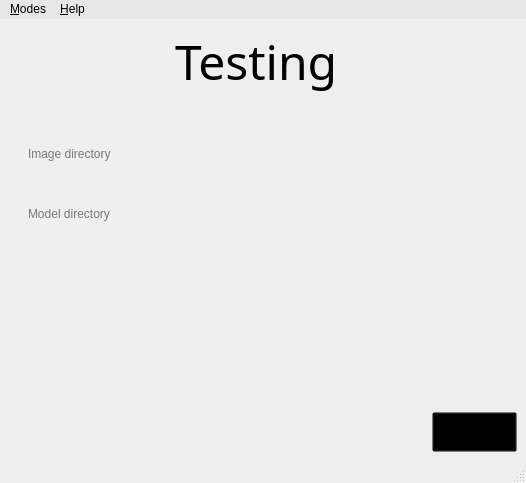
<?xml version="1.0" encoding="UTF-8"?>
<ui version="4.0">
 <class>MainWindow</class>
 <widget class="QMainWindow" name="MainWindow">
  <property name="windowModality">
   <enum>Qt::NonModal</enum>
  </property>
  <property name="enabled">
   <bool>true</bool>
  </property>
  <property name="geometry">
   <rect>
    <x>0</x>
    <y>0</y>
    <width>526</width>
    <height>483</height>
   </rect>
  </property>
  <property name="windowTitle">
   <string>Face Recognition</string>
  </property>
  <property name="windowIcon">
   <iconset resource="guiResource.qrc">
    <normaloff>:/Icon/icon.ico</normaloff>:/Icon/icon.ico</iconset>
  </property>
  <property name="windowOpacity">
   <double>1.000000000000000</double>
  </property>
  <property name="toolTipDuration">
   <number>0</number>
  </property>
  <property name="styleSheet">
   <string notr="true">QStatusBar#statusBar
{
	border-image: url(:/Background/background.jpg);
}</string>
  </property>
  <property name="iconSize">
   <size>
    <width>20</width>
    <height>20</height>
   </size>
  </property>
  <property name="animated">
   <bool>true</bool>
  </property>
  <property name="tabShape">
   <enum>QTabWidget::Rounded</enum>
  </property>
  <widget class="QWidget" name="centralWidget">
   <property name="enabled">
    <bool>true</bool>
   </property>
   <property name="styleSheet">
    <string notr="true">QWidget#centralWidget
{
	border-image: url(:/Background/background.jpg);
}</string>
   </property>
   <layout class="QGridLayout" name="gridLayout_4">
    <property name="leftMargin">
     <number>0</number>
    </property>
    <property name="topMargin">
     <number>0</number>
    </property>
    <property name="rightMargin">
     <number>0</number>
    </property>
    <property name="bottomMargin">
     <number>0</number>
    </property>
    <item row="0" column="0">
     <layout class="QGridLayout" name="gridLayout_3">
      <property name="spacing">
       <number>0</number>
      </property>
      <item row="0" column="0">
       <widget class="QStackedWidget" name="stackedWidget">
        <property name="minimumSize">
         <size>
          <width>0</width>
          <height>0</height>
         </size>
        </property>
        <property name="autoFillBackground">
         <bool>false</bool>
        </property>
        <property name="styleSheet">
         <string notr="true"/>
        </property>
        <property name="frameShape">
         <enum>QFrame::NoFrame</enum>
        </property>
        <property name="frameShadow">
         <enum>QFrame::Plain</enum>
        </property>
        <property name="currentIndex">
         <number>2</number>
        </property>
        <widget class="QWidget" name="Welcome">
         <layout class="QGridLayout" name="gridLayout">
          <item row="0" column="0">
           <layout class="QGridLayout" name="gridLayout_9">
            <property name="spacing">
             <number>0</number>
            </property>
            <item row="0" column="0" alignment="Qt::AlignHCenter">
             <widget class="QLabel" name="faceRecTitle">
              <property name="sizePolicy">
               <sizepolicy hsizetype="Fixed" vsizetype="Fixed">
                <horstretch>0</horstretch>
                <verstretch>0</verstretch>
               </sizepolicy>
              </property>
              <property name="font">
               <font>
                <family>Bauhaus 93</family>
                <pointsize>36</pointsize>
               </font>
              </property>
              <property name="styleSheet">
               <string notr="true"/>
              </property>
              <property name="text">
               <string>Face Recognition</string>
              </property>
             </widget>
            </item>
            <item row="1" column="0">
             <widget class="QLabel" name="faceRecIcon">
              <property name="text">
               <string>&lt;html&gt;&lt;head/&gt;&lt;body&gt;&lt;p align=&quot;center&quot;&gt;&lt;img  src=&quot;:/WelcomeImage/welcom.png&quot;/&gt;&lt;/p&gt;&lt;/body&gt;&lt;/html&gt;</string>
              </property>
             </widget>
            </item>
           </layout>
          </item>
         </layout>
        </widget>
        <widget class="QWidget" name="Training">
         <layout class="QGridLayout" name="gridLayout_8">
          <item row="0" column="0">
           <layout class="QGridLayout" name="gridLayout_2">
            <property name="spacing">
             <number>0</number>
            </property>
            <item row="2" column="0">
             <spacer name="horizontalSpacer">
              <property name="orientation">
               <enum>Qt::Horizontal</enum>
              </property>
              <property name="sizeHint" stdset="0">
               <size>
                <width>40</width>
                <height>20</height>
               </size>
              </property>
             </spacer>
            </item>
            <item row="3" column="0">
             <layout class="QHBoxLayout" name="horizontalLayout">
              <item alignment="Qt::AlignRight|Qt::AlignBottom">
               <widget class="QPushButton" name="trainBtn">
                <property name="sizePolicy">
                 <sizepolicy hsizetype="Preferred" vsizetype="Preferred">
                  <horstretch>0</horstretch>
                  <verstretch>0</verstretch>
                 </sizepolicy>
                </property>
                <property name="minimumSize">
                 <size>
                  <width>150</width>
                  <height>40</height>
                 </size>
                </property>
                <property name="styleSheet">
                 <string notr="true">
QPushButton#trainBtn:hover
{
	image: url(:/StartTrainingBtn/startTrainingHover.png);
}

QPushButton#trainBtn:pressed
{
	image: url(:/StartTrainingBtn/startTrainingPush.png);
}

QPushButton#trainBtn
{
	image: url(:/StartTrainingBtn/startTrainingDef.png);
	background:transparent;

}







</string>
                </property>
                <property name="text">
                 <string/>
                </property>
                <property name="iconSize">
                 <size>
                  <width>10</width>
                  <height>10</height>
                 </size>
                </property>
                <property name="autoRepeatDelay">
                 <number>4</number>
                </property>
                <property name="autoRepeatInterval">
                 <number>4</number>
                </property>
               </widget>
              </item>
             </layout>
            </item>
            <item row="0" column="0" alignment="Qt::AlignHCenter">
             <widget class="QLabel" name="trainingTitle">
              <property name="sizePolicy">
               <sizepolicy hsizetype="Fixed" vsizetype="Fixed">
                <horstretch>0</horstretch>
                <verstretch>0</verstretch>
               </sizepolicy>
              </property>
              <property name="font">
               <font>
                <family>Bauhaus 93</family>
                <pointsize>36</pointsize>
               </font>
              </property>
              <property name="text">
               <string>Training</string>
              </property>
             </widget>
            </item>
            <item row="1" column="0">
             <widget class="QGroupBox" name="browseBox">
              <property name="styleSheet">
               <string notr="true">border-style: none</string>
              </property>
              <property name="title">
               <string/>
              </property>
              <property name="flat">
               <bool>false</bool>
              </property>
              <property name="checkable">
               <bool>false</bool>
              </property>
              <widget class="QPushButton" name="browseBtn">
               <property name="geometry">
                <rect>
                 <x>319</x>
                 <y>6</y>
                 <width>91</width>
                 <height>51</height>
                </rect>
               </property>
               <property name="sizePolicy">
                <sizepolicy hsizetype="Fixed" vsizetype="Fixed">
                 <horstretch>0</horstretch>
                 <verstretch>0</verstretch>
                </sizepolicy>
               </property>
               <property name="styleSheet">
                <string notr="true">QPushButton#browseBtn:hover
{
	image: url(:/BrowseBtn/browseHover.png);

}

QPushButton#browseBtn:pressed
{
	image: url(:/BrowseBtn/browsePush.png);

}

QPushButton#browseBtn
{
	image: url(:/BrowseBtn/browseDef.png);
	background:transparent;

}</string>
               </property>
               <property name="text">
                <string/>
               </property>
               <property name="iconSize">
                <size>
                 <width>10</width>
                 <height>10</height>
                </size>
               </property>
               <property name="autoRepeatDelay">
                <number>4</number>
               </property>
               <property name="autoRepeatInterval">
                <number>4</number>
               </property>
              </widget>
              <widget class="QLabel" name="dirImage">
               <property name="geometry">
                <rect>
                 <x>4</x>
                 <y>10</y>
                 <width>311</width>
                 <height>41</height>
                </rect>
               </property>
               <property name="text">
                <string>&lt;html&gt;&lt;head/&gt;&lt;body&gt;&lt;p&gt;&lt;img src=&quot;:/Dir/textInsert.png&quot;/&gt;&lt;/p&gt;&lt;/body&gt;&lt;/html&gt;</string>
               </property>
              </widget>
              <widget class="QLineEdit" name="lineEdit">
               <property name="geometry">
                <rect>
                 <x>17</x>
                 <y>16</y>
                 <width>281</width>
                 <height>31</height>
                </rect>
               </property>
               <property name="font">
                <font>
                 <pointsize>9</pointsize>
                </font>
               </property>
               <property name="autoFillBackground">
                <bool>false</bool>
               </property>
               <property name="styleSheet">
                <string notr="true">QLineEdit 
{
	background:transparent
}

</string>
               </property>
               <property name="text">
                <string/>
               </property>
               <property name="frame">
                <bool>false</bool>
               </property>
               <property name="placeholderText">
                <string>Training directory</string>
               </property>
              </widget>
              <zorder>dirImage</zorder>
              <zorder>lineEdit</zorder>
              <zorder>browseBtn</zorder>
             </widget>
            </item>
           </layout>
          </item>
         </layout>
        </widget>
        <widget class="QWidget" name="Testing">
         <layout class="QGridLayout" name="gridLayout_6">
          <item row="0" column="0">
           <layout class="QGridLayout" name="gridLayout_5">
            <property name="spacing">
             <number>0</number>
            </property>
            <item row="0" column="0" colspan="2" alignment="Qt::AlignHCenter|Qt::AlignTop">
             <widget class="QLabel" name="label">
              <property name="sizePolicy">
               <sizepolicy hsizetype="Fixed" vsizetype="Fixed">
                <horstretch>0</horstretch>
                <verstretch>0</verstretch>
               </sizepolicy>
              </property>
              <property name="font">
               <font>
                <family>Bauhaus 93</family>
                <pointsize>36</pointsize>
               </font>
              </property>
              <property name="text">
               <string>Testing </string>
              </property>
             </widget>
            </item>
            <item row="1" column="0" colspan="2">
             <widget class="QGroupBox" name="browseBoxTesting">
              <property name="sizePolicy">
               <sizepolicy hsizetype="Fixed" vsizetype="Fixed">
                <horstretch>0</horstretch>
                <verstretch>0</verstretch>
               </sizepolicy>
              </property>
              <property name="minimumSize">
               <size>
                <width>440</width>
                <height>60</height>
               </size>
              </property>
              <property name="styleSheet">
               <string notr="true">border-style: none</string>
              </property>
              <property name="title">
               <string/>
              </property>
              <property name="flat">
               <bool>false</bool>
              </property>
              <property name="checkable">
               <bool>false</bool>
              </property>
              <widget class="QPushButton" name="browseBtnTesting">
               <property name="geometry">
                <rect>
                 <x>319</x>
                 <y>6</y>
                 <width>91</width>
                 <height>51</height>
                </rect>
               </property>
               <property name="sizePolicy">
                <sizepolicy hsizetype="Fixed" vsizetype="Fixed">
                 <horstretch>0</horstretch>
                 <verstretch>0</verstretch>
                </sizepolicy>
               </property>
               <property name="styleSheet">
                <string notr="true">QPushButton#browseBtnTesting:hover
{
	image: url(:/BrowseBtn/browseHover.png);

}

QPushButton#browseBtnTesting:pressed
{
	image: url(:/BrowseBtn/browsePush.png);

}

QPushButton#browseBtnTesting
{
	image: url(:/BrowseBtn/browseDef.png);
	background:transparent;

}</string>
               </property>
               <property name="text">
                <string/>
               </property>
               <property name="iconSize">
                <size>
                 <width>10</width>
                 <height>10</height>
                </size>
               </property>
               <property name="autoRepeatDelay">
                <number>4</number>
               </property>
               <property name="autoRepeatInterval">
                <number>4</number>
               </property>
              </widget>
              <widget class="QLabel" name="dirImageTesting_3">
               <property name="geometry">
                <rect>
                 <x>4</x>
                 <y>10</y>
                 <width>311</width>
                 <height>41</height>
                </rect>
               </property>
               <property name="text">
                <string>&lt;html&gt;&lt;head/&gt;&lt;body&gt;&lt;p&gt;&lt;img src=&quot;:/Dir/textInsert.png&quot;/&gt;&lt;/p&gt;&lt;/body&gt;&lt;/html&gt;</string>
               </property>
              </widget>
              <widget class="QLineEdit" name="lineEditTesting_3">
               <property name="geometry">
                <rect>
                 <x>17</x>
                 <y>16</y>
                 <width>281</width>
                 <height>31</height>
                </rect>
               </property>
               <property name="font">
                <font>
                 <pointsize>9</pointsize>
                </font>
               </property>
               <property name="autoFillBackground">
                <bool>false</bool>
               </property>
               <property name="styleSheet">
                <string notr="true">QLineEdit 
{
	background:transparent
}

</string>
               </property>
               <property name="text">
                <string/>
               </property>
               <property name="frame">
                <bool>false</bool>
               </property>
               <property name="placeholderText">
                <string>Image directory</string>
               </property>
              </widget>
             </widget>
            </item>
            <item row="2" column="0" colspan="2">
             <widget class="QGroupBox" name="browseBoxTesting_2">
              <property name="sizePolicy">
               <sizepolicy hsizetype="Preferred" vsizetype="Fixed">
                <horstretch>0</horstretch>
                <verstretch>0</verstretch>
               </sizepolicy>
              </property>
              <property name="minimumSize">
               <size>
                <width>0</width>
                <height>60</height>
               </size>
              </property>
              <property name="styleSheet">
               <string notr="true">border-style: none</string>
              </property>
              <property name="title">
               <string/>
              </property>
              <property name="flat">
               <bool>false</bool>
              </property>
              <property name="checkable">
               <bool>false</bool>
              </property>
              <widget class="QPushButton" name="browseBtnModel">
               <property name="geometry">
                <rect>
                 <x>319</x>
                 <y>6</y>
                 <width>91</width>
                 <height>51</height>
                </rect>
               </property>
               <property name="sizePolicy">
                <sizepolicy hsizetype="Fixed" vsizetype="Fixed">
                 <horstretch>0</horstretch>
                 <verstretch>0</verstretch>
                </sizepolicy>
               </property>
               <property name="styleSheet">
                <string notr="true">QPushButton#browseBtnModel:hover
{
	image: url(:/BrowseBtn/browseHover.png);

}

QPushButton#browseBtnModel:pressed
{
	image: url(:/BrowseBtn/browsePush.png);

}

QPushButton#browseBtnModel
{
	image: url(:/BrowseBtn/browseDef.png);
	background:transparent;

}</string>
               </property>
               <property name="text">
                <string/>
               </property>
               <property name="iconSize">
                <size>
                 <width>10</width>
                 <height>10</height>
                </size>
               </property>
               <property name="autoRepeatDelay">
                <number>4</number>
               </property>
               <property name="autoRepeatInterval">
                <number>4</number>
               </property>
              </widget>
              <widget class="QLabel" name="dirImageTesting_4">
               <property name="geometry">
                <rect>
                 <x>4</x>
                 <y>10</y>
                 <width>311</width>
                 <height>41</height>
                </rect>
               </property>
               <property name="text">
                <string>&lt;html&gt;&lt;head/&gt;&lt;body&gt;&lt;p&gt;&lt;img src=&quot;:/Dir/textInsert.png&quot;/&gt;&lt;/p&gt;&lt;/body&gt;&lt;/html&gt;</string>
               </property>
              </widget>
              <widget class="QLineEdit" name="lineEditTesting_4">
               <property name="geometry">
                <rect>
                 <x>17</x>
                 <y>16</y>
                 <width>281</width>
                 <height>31</height>
                </rect>
               </property>
               <property name="font">
                <font>
                 <pointsize>9</pointsize>
                </font>
               </property>
               <property name="autoFillBackground">
                <bool>false</bool>
               </property>
               <property name="styleSheet">
                <string notr="true">QLineEdit 
{
	background:transparent
}

</string>
               </property>
               <property name="text">
                <string/>
               </property>
               <property name="frame">
                <bool>false</bool>
               </property>
               <property name="placeholderText">
                <string>Model directory</string>
               </property>
              </widget>
             </widget>
            </item>
            <item row="3" column="0">
             <widget class="QLabel" name="imageLabel">
              <property name="sizePolicy">
               <sizepolicy hsizetype="Fixed" vsizetype="Fixed">
                <horstretch>0</horstretch>
                <verstretch>0</verstretch>
               </sizepolicy>
              </property>
              <property name="minimumSize">
               <size>
                <width>210</width>
                <height>210</height>
               </size>
              </property>
              <property name="styleSheet">
               <string notr="true">QLabel#imageLabel
{
border-image: url(:/DefaultImage/defualtImage.png);
}</string>
              </property>
              <property name="text">
               <string/>
              </property>
              <property name="alignment">
               <set>Qt::AlignLeading|Qt::AlignLeft|Qt::AlignTop</set>
              </property>
             </widget>
            </item>
            <item row="3" column="1" alignment="Qt::AlignRight|Qt::AlignBottom">
             <widget class="QPushButton" name="testBtn">
              <property name="sizePolicy">
               <sizepolicy hsizetype="Fixed" vsizetype="Fixed">
                <horstretch>0</horstretch>
                <verstretch>0</verstretch>
               </sizepolicy>
              </property>
              <property name="minimumSize">
               <size>
                <width>85</width>
                <height>40</height>
               </size>
              </property>
              <property name="styleSheet">
               <string notr="true">
QPushButton#testBtn:hover
{
	
	image: url(:/TestBtn/testHover.png);
}

QPushButton#testBtn:pressed
{
	
	image: url(:/TestBtn/testPush.png);
}

QPushButton#testBtn
{
	
	image: url(:/TestBtn/testDef.png);
	background:transparent;

}







</string>
              </property>
              <property name="text">
               <string/>
              </property>
              <property name="iconSize">
               <size>
                <width>10</width>
                <height>10</height>
               </size>
              </property>
              <property name="autoRepeatDelay">
               <number>4</number>
              </property>
              <property name="autoRepeatInterval">
               <number>4</number>
              </property>
             </widget>
            </item>
           </layout>
          </item>
         </layout>
        </widget>
       </widget>
      </item>
     </layout>
    </item>
   </layout>
  </widget>
  <widget class="QMenuBar" name="menubar">
   <property name="geometry">
    <rect>
     <x>0</x>
     <y>0</y>
     <width>526</width>
     <height>26</height>
    </rect>
   </property>
   <property name="styleSheet">
    <string notr="true">background-color: rgb(231, 231, 231);
selection-color: rgb(0, 0, 0);
selection-background-color: rgb(154, 201, 254);
</string>
   </property>
   <widget class="QMenu" name="menu_file">
    <property name="title">
     <string>&amp;Modes</string>
    </property>
    <addaction name="actionTrain_Guide"/>
    <addaction name="actionTest_Guide"/>
    <addaction name="actionTrain"/>
    <addaction name="actionTesting"/>
    <addaction name="separator"/>
    <addaction name="actionExit"/>
   </widget>
   <widget class="QMenu" name="menu_Help">
    <property name="title">
     <string>&amp;Help</string>
    </property>
    <addaction name="actionHow_to_use"/>
    <addaction name="actionAbout"/>
   </widget>
   <addaction name="menu_file"/>
   <addaction name="menu_Help"/>
  </widget>
  <widget class="QStatusBar" name="statusBar">
   <property name="sizeGripEnabled">
    <bool>true</bool>
   </property>
  </widget>
  <action name="actionTrain">
   <property name="text">
    <string>Train Learner</string>
   </property>
  </action>
  <action name="actionTesting">
   <property name="text">
    <string>Test Learner</string>
   </property>
  </action>
  <action name="actionExit">
   <property name="text">
    <string>Exit</string>
   </property>
  </action>
  <action name="actionHow_to_use">
   <property name="text">
    <string>How to use</string>
   </property>
  </action>
  <action name="actionAbout">
   <property name="text">
    <string>About</string>
   </property>
  </action>
  <action name="actionTrain_Guide">
   <property name="text">
    <string>Train Guide</string>
   </property>
  </action>
  <action name="actionTest_Guide">
   <property name="text">
    <string>Test Guide</string>
   </property>
  </action>
 </widget>
 <resources>
  <include location="guiResource.qrc"/>
 </resources>
 <connections/>
</ui>
